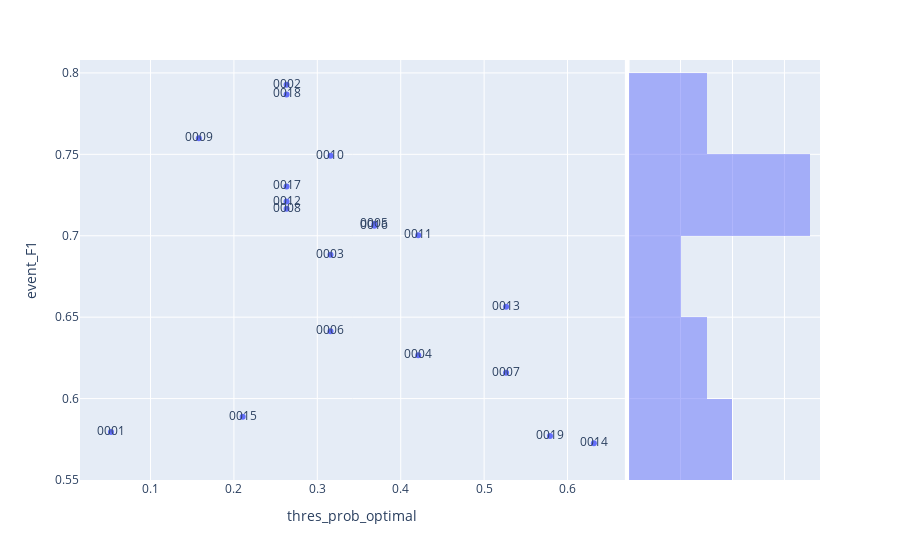

Source (notebook cell):
### Code cell
fig=px.scatter(aux,x="thres_prob_optimal",y="event_F1", marginal_y="histogram",text="testSubjectId")
fig.show()

### Figure 1 — Plotly figure (JSON) as saved in the notebook; plotly's stock layout.template omitted (floating-point values rounded to 4 significant figures)
{"data": [{"hovertemplate": "thres_prob_optimal=%{x}<br>event_F1=%{y}<br>testSubjectId=%{text}<extra></extra>", "legendgroup": "", "marker": {"color": "#636efa", "symbol": "circle"}, "mode": "markers+text", "name": "", "orientation": "h", "showlegend": false, "text": ["0001", "0002", "0003", "0004", "0005", "0006", "0007", "0008", "0009", "0010", "0011", "0012", "0013", "0014", "0015", "0016", "0017", "0018", "0019"], "type": "scatter", "x": [0.05263, 0.2632, 0.3158, 0.4211, 0.3684, 0.3158, 0.5263, 0.2632, 0.1579, 0.3158, 0.4211, 0.2632, 0.5263, 0.6316, 0.2105, 0.3684, 0.2632, 0.2632, 0.5789], "xaxis": "x", "y": [0.5795, 0.7927, 0.6883, 0.6265, 0.7072, 0.6413, 0.6159, 0.7165, 0.7599, 0.7492, 0.7002, 0.721, 0.6564, 0.5726, 0.5889, 0.7062, 0.7303, 0.7868, 0.577], "yaxis": "y"}, {"alignmentgroup": "True", "bingroup": "y", "hovertemplate": "event_F1=%{y}<br>count=%{x}<extra></extra>", "legendgroup": "", "marker": {"color": "#636efa"}, "name": "", "offsetgroup": "", "opacity": 0.5, "showlegend": false, "type": "histogram", "xaxis": "x2", "y": [0.5795, 0.7927, 0.6883, 0.6265, 0.7072, 0.6413, 0.6159, 0.7165, 0.7599, 0.7492, 0.7002, 0.721, 0.6564, 0.5726, 0.5889, 0.7062, 0.7303, 0.7868, 0.577], "yaxis": "y2"}], "layout": {"barmode": "overlay", "legend": {"tracegroupgap": 0}, "margin": {"t": 60}, "xaxis": {"anchor": "y", "domain": [0, 0.7363], "title": {"text": "thres_prob_optimal"}}, "xaxis2": {"anchor": "y2", "domain": [0.7413, 1], "matches": "x2", "showgrid": true, "showline": false, "showticklabels": false, "ticks": ""}, "yaxis": {"anchor": "x", "domain": [0, 1], "title": {"text": "event_F1"}}, "yaxis2": {"anchor": "x2", "domain": [0, 1], "matches": "y", "showgrid": true, "showticklabels": false}}}
